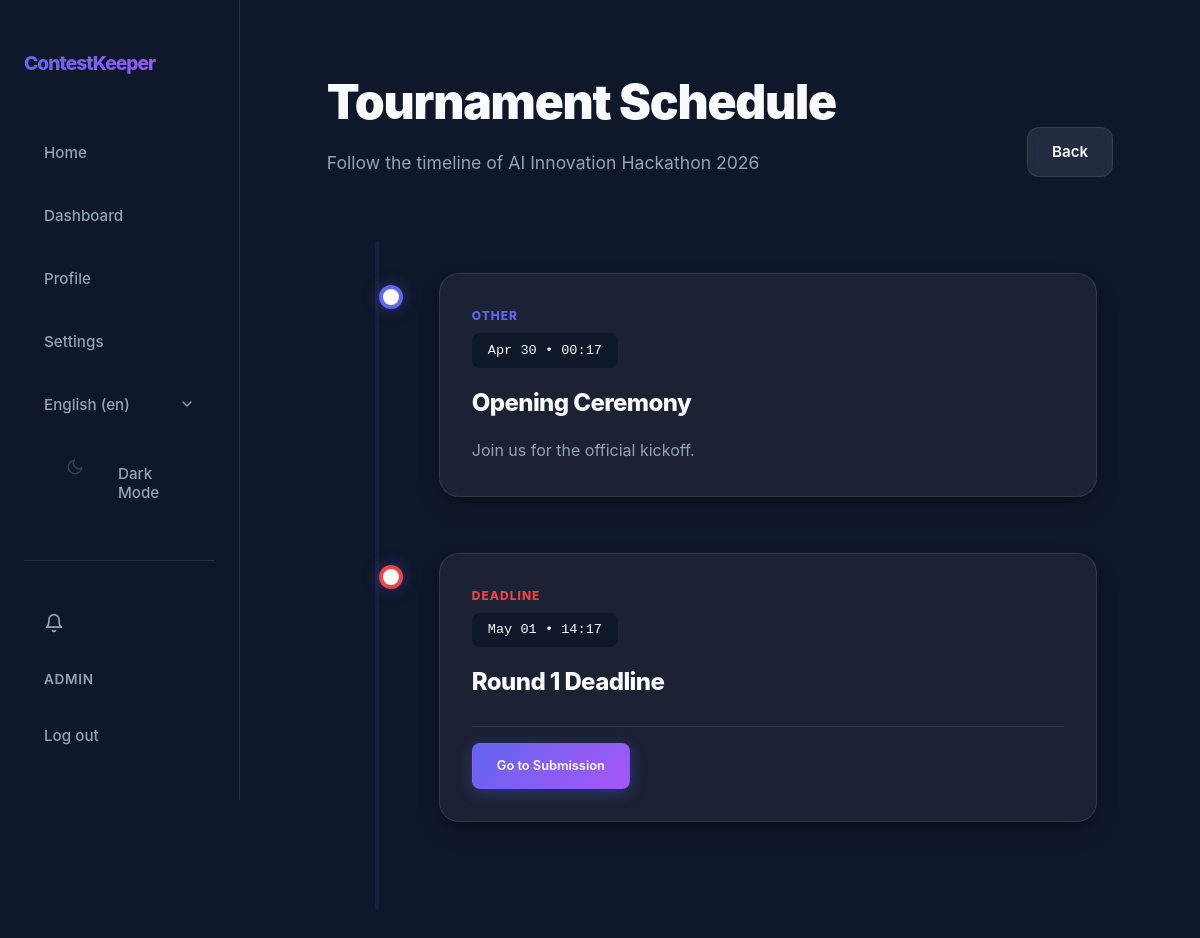
The app's page /en/contests/13/schedule/ (signed in) with its own data.
### app/models.py (models this page shows, shortened)
class User(AbstractUser):
    class Role(models.TextChoices):
        ORGANIZER = "ORGANIZER", _("Organizer")
        JURY = "JURY", _("Jury")
        PARTICIPANT = "PARTICIPANT", _("Participant")
    username = models.CharField(max_length=20, unique=True)
    bio = models.CharField(max_length=200, blank=True)
    role = models.CharField(choices=Role.choices, default=Role.PARTICIPANT)

class Contest(models.Model):
    class Status(models.TextChoices):
        DRAFT = "DRAFT", _("Draft")
        REGISTRATION = "REGISTRATION", _("Registration")
        RUNNING = "RUNNING", _("Running")
        FINISHED = "FINISHED", _("Finished")
    name = models.CharField(max_length=100)
    description = models.TextField(max_length=500)
    registration_start = models.DateTimeField(null=True, blank=True)
    registration_end = models.DateTimeField(null=True, blank=True)
    start_date = models.DateTimeField()
    end_date = models.DateTimeField()
    max_teams = models.PositiveIntegerField(null=True, blank=True)
    format = models.CharField(max_length=50, blank=True, help_text="e.g. Online, Onsite, Hybrid")
    organizer = models.ForeignKey(User, on_delete=models.CASCADE, related_name="organized_contests", null=True, blank=True)
    status = models.CharField(choices=Status.choices, default=Status.DRAFT)
    is_draft = models.BooleanField(default=True)
    jurys = models.ManyToManyField(User, related_name="judged_contests", blank=True)
    participants = models.ManyToManyField(User, related_name="participated_contests", blank=True)
    teams = models.ManyToManyField(Team, related_name="teams_in_contests", blank=True)

class ScheduleEvent(models.Model):
    class EventType(models.TextChoices):
        ROUND = "ROUND", _("Round")
        DEADLINE = "DEADLINE", _("Deadline")
        WORKSHOP = "WORKSHOP", _("Workshop")
        OTHER = "OTHER", _("Other")
    contest = models.ForeignKey(Contest, on_delete=models.CASCADE, related_name="schedule_events")
    title = models.CharField(max_length=200)
    description = models.TextField(blank=True)
    start_time = models.DateTimeField()
    end_time = models.DateTimeField(null=True, blank=True)
    event_type = models.CharField(max_length=20, choices=EventType.choices, default=EventType.ROUND)
    round = models.ForeignKey(Round, on_delete=models.CASCADE, related_name="schedule_events", null=True, blank=True)
    order = models.PositiveIntegerField(default=0)
    class Meta:
        ordering = ["start_time", "order"]

### app/views/views_analytics.py (the view)
# urls.py: path("<int:pk>/schedule/",                  views.ScheduleView.as_view(),           name="schedule"),
class ScheduleView(ContestContextMixin, ListView):
    model = ScheduleEvent
    template_name = "app/schedule/schedule.html"
    context_object_name = "events"
    def get_queryset(self):
        return ScheduleEvent.objects.filter(contest=self.contest).order_by("start_time", "order")

### app/context_processors.py (called while the page is built)
def notification_count(request):
    if request.user.is_authenticated:
        return {
            'unread_notification_count': request.user.notifications.filter(is_read=False).count()
        }
    return {'unread_notification_count': 0}

### app/views/views_base.py (called while the page is built)
    def dispatch(self, request, *args, **kwargs):
        self.contest = get_object_or_404(Contest, pk=kwargs["pk"])
        return super().dispatch(request, *args, **kwargs)

    def get_context_data(self, **kwargs):
        context = super().get_context_data(**kwargs)
        context["contest"] = self.contest
        return context

### app/templates/app/schedule/schedule.html (shortened to what this page needs)
{% extends 'app/core/base.html' %}
{% load static i18n %}
{% block extra_css %}
<link rel="stylesheet" href="{% static 'css/schedule/schedule.css' %}">
{% endblock %}
{% block content %}
<div class="container py-5">
    <div class="div-005">
        <div>
            <h1 class="h1-001">Tournament Schedule</h1>
            <p class="p-001">Follow the timeline of {{ contest.name }}
            </p>
        </div>
        <div class="div-001">
            <a href="{% url 'contest_detail' contest.pk %}" class="btn btn-secondary button-001">Back</a>
        </div>
    </div>
    <div class="timeline-container">
        <div class="timeline-line"></div>
        {% for event in events %}
        <div class="timeline-item" style="animation-delay: {{ forloop.counter0|add:0.1 }}s">
            <div class="timeline-dot dot-{{ event.event_type }}"></div>
            <div class="glass-card">
                <div class="event-type-label type-{{ event.event_type }}">{{ event.get_event_type_display }}</div>
                <div class="time-badge">
                    {{ event.start_time|date:"M d • H:i" }}
                </div>
                <div class="div-003">
                    <h2 class="h2-001">{{ event.title }}</h2>
                </div>
                {% if event.description %}
                <p class="p-002">{{ event.description|linebreaksbr }}</p>
                {% endif %}
                {% if event.round %}
                <div class="div-004">
                    <a href="{% if user == contest.organizer %}{% url 'round_detail' contest.pk event.round.id %}{% else %}{% url 'round_detail_team' contest.pk event.round.id %}{% endif %}" class="btn btn-sm btn-primary a-001">
                        {% if event.event_type == 'DEADLINE' %}
                        {% trans "Go to Submission" %}
                        {% else %}
                        {% trans "View Round Details" %}
                        {% endif %}
                    </a>
                </div>
                {% endif %}
            </div>
        </div>
        {% endfor %}
    </div>
</div>
{% endblock %}

### app/templates/app/core/nav.html (shortened to what this page needs)
{% load static i18n %}
<nav id="nav">
    <div class="nav-container">
        <a href="{% url 'home' %}" class="nav-logo">ContestKeeper</a>
        <div class="nav-links">
            <button data-url="{% url 'home' %}" class="nav-link" id="homeBtn">{% trans "Home" %}</button>
            <button data-url="{% url 'dashboard' %}" class="nav-link" id="dashboardBtn">{% trans "Dashboard" %}</button>
            <button data-url="{% url 'profile' %}" class="nav-link" id="profileBtn">{% trans "Profile" %}</button>
            <button data-url="{% url 'settings' %}" class="nav-link" id="settingsBtn">{% trans "Settings" %}</button>
            <div class="nav-lang-switcher">
                <form action="{% url 'set_language' %}" method="post" class="form-001">
                    <select name="language" onchange="this.form.submit()" class="nav-lang-select" aria-label="{% trans 'Select language' %}">
                        {% get_current_language as LANGUAGE_CODE %}
                        {% get_available_languages as LANGUAGES %}
                        {% get_language_info_list for LANGUAGES as languages %}
                        {% for language in languages %}
                            <option value="{{ language.code }}"{% if language.code == LANGUAGE_CODE %} selected{% endif %}>
                                {{ language.name_local }} ({{ language.code }})
                            </option>
                        {% endfor %}
                    </select>
                </form>
            </div>
            <button id="themeToggle" class="nav-link" aria-label="{% trans 'Toggle theme' %}">
                <svg id="themeIcon" width="18" height="18" viewBox="0 0 24 24" fill="none" stroke="currentColor" stroke-width="2" stroke-linecap="round" stroke-linejoin="round" class="svg-001">
                    <path d="M21 12.79A9 9 0 1 1 11.21 3 7 7 0 0 0 21 12.79z"></path>
                </svg>
                <span id="themeText">{% if request.COOKIES.theme == 'light' %}{% trans "Light Mode" %}{% else %}{% trans "Dark Mode" %}{% endif %}</span>
            </button>
            <hr class="nav-auth-divider">
            {% if user.is_authenticated %}
            <button data-url="{% url 'notification_list' %}" class="nav-link notification-btn" id="notificationsBtn" aria-label="{% trans 'Notifications' %}">
                <svg width="20" height="20" viewBox="0 0 24 24" fill="none" stroke="currentColor" stroke-width="2" stroke-linecap="round" stroke-linejoin="round">
                    <path d="M18 8A6 6 0 0 0 6 8c0 7-3 9-3 9h18s-3-2-3-9"></path>
                    <path d="M13.73 21a2 2 0 0 1-3.46 0"></path>
                </svg>
            </button>
            <span class="nav-user">{{ user.username }}</span>
            <form method="post" action="{% url 'logout' %}" class="nav-logout-form">
                <button type="submit" class="nav-link">{% trans "Log out" %}</button>
            </form>
            {% else %}
            <a href="{% url 'register' %}" class="nav-link">{% trans "Register" %}</a>
            <a href="{% url 'login' %}" class="nav-link">{% trans "Log in" %}</a>
            {% endif %}
        </div>
    </div>
</nav>

### app/static/css/core/common.css (style rules this page uses)
:root { --nav-width: 260px; --primary: #6366f1; --primary-rgb: 99, 102, 241; --primary-hover: #4f46e5; --secondary: #a855f7; --bg-dark: #0f172a; --bg-card: var(--glass-light); --text-main: #f8fafc; --text-muted: #94a3b8; --border: rgba(var(--white-rgb), 0.1); --glass: var(--glass-light); --glass-hover: rgba(var(--white-rgb), 0.1); --bg-card-hover: rgba(var(--bg-dark-rgb), 0.95); --input-bg: var(--bg-navy-medium); --input-bg-focus: var(--bg-navy-solid); --input-text: #ffffff; --shadow-lg: 0 10px 25px -5px var(--shadow-intensity-dark), 0 8px 10px -6px var(--shadow-intensity-dark); --success: #22c55e; --success-rgb: 34, 197, 94; --error: #ef4444; --error-rgb: 239, 68, 68; --warning: #f59e0b; --warning-rgb: 245, 158, 11; --info: #3b82f6; --info-rgb: 59, 130, 246; --slate-rgb: 148, 163, 184; --white-rgb: 255, 255, 255; --black-rgb: 0, 0, 0; --bg-primary-tint: rgba(var(--primary-rgb), 0.1); --bg-success-tint: rgba(var(--success-rgb), 0.15); --bg-error-tint: rgba(var(--error-rgb), 0.15); --bg-warning-tint: rgba(var(--warning-rgb), 0.15); --bg-info-tint: rgba(var(--info-rgb), 0.15); --bg-slate-tint: rgba(var(--slate-rgb), 0.15); --overlay-subtle: rgba(var(--black-rgb), 0.05); --overlay-medium: rgba(var(--black-rgb), 0.1); --glass-light: rgba(var(--white-rgb), 0.05); --glass-medium: rgba(var(--white-rgb), 0.3); --glass-border-light: rgba(var(--white-rgb), 0.1); --shadow-brand: var(--shadow-brand); --primary-subtle: rgba(var(--primary-rgb), 0.1); --primary-medium: rgba(var(--primary-rgb), 0.3); --primary-strong: rgba(var(--primary-rgb), 0.4); --bg-dark-rgb: 15, 23, 42; --bg-navy-soft: rgba(var(--bg-dark-rgb), 0.4); --bg-navy-medium: rgba(var(--bg-dark-rgb), 0.6); --bg-navy-solid: rgba(var(--bg-dark-rgb), 0.8); --shadow-intensity-dark: rgba(var(--black-rgb), 0.3); --shadow-faint: rgba(var(--black-rgb), 0.06); --glass-solid-light: rgba(var(--white-rgb), 0.85); --glass-solid-ultra: rgba(var(--white-rgb), 0.95); --white-alpha-02: rgba(var(--white-rgb), 0.02); --white-alpha-03: rgba(var(--white-rgb), 0.03); --white-alpha-07: rgba(var(--white-rgb), 0.07); --white-alpha-20: rgba(var(--white-rgb), 0.20); --hex-primary-1: var(--primary); --hex-primary-2: var(--primary); --hex-indigo-alt: var(--primary); --hex-primary-light: var(--bg-primary-tint); --hex-primary-lightest: var(--bg-primary-tint); --hex-primary-dark: var(--primary-hover); --hex-success-1: var(--success); --hex-success-2: var(--success); --hex-success-3: var(--success); --hex-success-4: var(--success); --hex-success-light: var(--bg-success-tint); --hex-success-dark: var(--success); }
@media (max-width: 1200px) { :root { --nav-width: 240px; } }
* { margin: 0; box-sizing: border-box; }
html { overflow-x: clip; font-size: clamp(16px, 1vw, 5vw); }
body { background-color: var(--bg-dark); color: var(--text-main); font-family: "Inter", -apple-system, BlinkMacSystemFont, "Segoe UI", Roboto, Helvetica, Arial, sans-serif; line-height: 1.6; min-height: 100vh; overflow-x: clip; }
.container { width: min(1280px, 95%); margin: 0 auto; padding: clamp(1rem, 5vw, 2.5rem); }
h1, h2, h3 { color: var(--text-main); letter-spacing: -0.025em; }
.btn { display: inline-flex; align-items: center; justify-content: center; padding: 0.75rem 1.5rem; border-radius: 0.75rem; font-weight: 600; font-size: 0.95rem; font-family: inherit; text-decoration: none; transition: all 0.2s ease; cursor: pointer; border: 1px solid transparent; gap: 0.5rem; }
.btn-primary { background: linear-gradient(135deg, var(--primary) 0%, var(--secondary) 100%); color: white; box-shadow: 0 4px 15px var(--primary-medium); }
.btn-secondary { background: var(--bg-slate-tint); color: var(--text-main); border: 1px solid var(--border); backdrop-filter: blur(4px); }
.form-input, input, textarea, select { width: 100%; background: var(--input-bg); border: 1px solid var(--border); border-radius: 0.8rem; padding: 0.8rem 1rem; color: var(--input-text); font-family: inherit; font-size: 1rem; transition: all 0.3s; }

### records on screen
User: username "ADMIN"
Contest: name "AI Innovation Hackathon 2026"
ScheduleEvent: event_type "OTHER", start_time "Apr 30 • 00:17", title "Opening Ceremony", description "Join us for the official kickoff."
ScheduleEvent: event_type "DEADLINE", start_time "May 01 • 14:17", title "Round 1 Deadline"

### other values on screen
form field language "English (en)"
